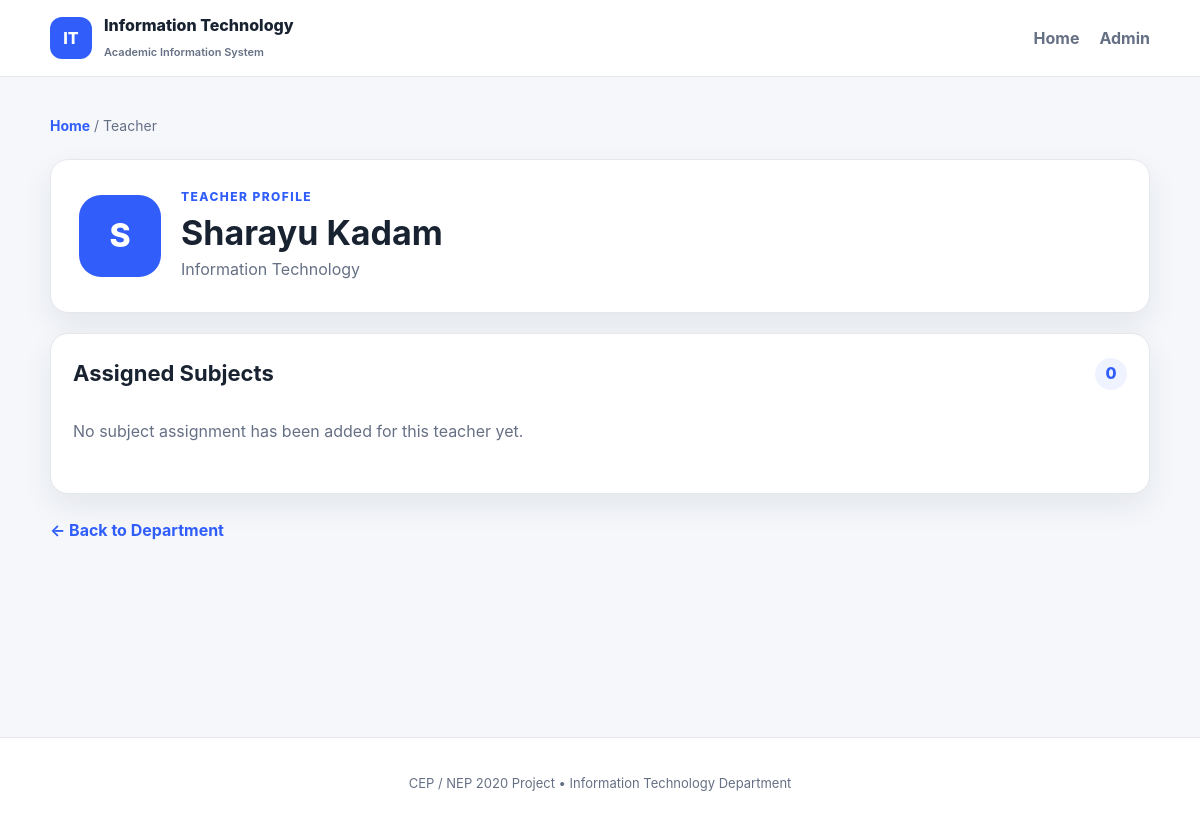
Screenshot of /teacher/1 with the database file from the repository.
### tables this page shows
CREATE TABLE teachers (
    id INTEGER PRIMARY KEY AUTOINCREMENT,
    name TEXT NOT NULL,
    department TEXT NOT NULL DEFAULT 'Information Technology',
    email TEXT DEFAULT '',
    phone TEXT DEFAULT ''
);

### app.py (the view)
@app.route("/teacher/<int:teacher_id>")
def teacher_detail(teacher_id):
    conn = get_db()
    teacher = conn.execute(
        "SELECT * FROM teachers WHERE id = ?", (teacher_id,)
    ).fetchone()
    if not teacher:
        conn.close()
        abort(404)
    subjects = conn.execute("""
        SELECT s.*, y.name AS year_name
        FROM subjects s
        JOIN teacher_subject ts ON ts.subject_id = s.id
        JOIN years y ON y.id = s.year_id
        WHERE ts.teacher_id = ?
        ORDER BY y.id, s.name
    """, (teacher_id,)).fetchall()
    conn.close()
    return render_template("teacher_detail.html", teacher=teacher, subjects=subjects)

### app.py (called while the page is built)
def get_db():
    conn = sqlite3.connect(DB_PATH)
    conn.row_factory = sqlite3.Row
    conn.execute("PRAGMA foreign_keys = ON")
    return conn

@app.context_processor
def inject_globals():
    return {"years": YEARS}

### templates/teacher_detail.html (shortened to what this page needs)
{% extends "base.html" %}
{% block content %}
<div class="breadcrumb"><a href="{{ url_for('index') }}">Home</a> / Teacher</div>
<section class="profile-card">
    <div class="big-avatar">{{ teacher.name[0] }}</div>
    <div>
        <p class="eyebrow">Teacher Profile</p>
        <h1>{{ teacher.name }}</h1>
        <p>{{ teacher.department }}</p>
    </div>
</section>
<section class="panel">
    <div class="panel-head">
        <div><h2>Assigned Subjects</h2></div>
        <span class="count">{{ subjects|length }}</span>
    </div>
    {% if subjects %}
    <div class="table-wrap">
        <table>
            <thead><tr><th>Subject</th><th>Type</th><th>Class</th></tr></thead>
            <tbody>
            {% for subject in subjects %}
                <tr>
                    <td><a href="{{ url_for('subject_detail', subject_id=subject.id) }}">{{ subject.name }}</a></td>
                    <td><span class="badge">{{ subject.subject_type }}</span></td>
                    <td>{{ subject.year_name }}</td>
                </tr>
            {% endfor %}
            </tbody>
        </table>
    </div>
    {% else %}
    <p class="empty">No subject assignment has been added for this teacher yet.</p>
    {% endif %}
</section>
<a class="back-link" href="{{ url_for('index') }}">← Back to Department</a>
{% endblock %}

### static/style.css (style rules this page uses)
:root { --bg:#f5f7fb; --surface:#ffffff; --text:#182230; --muted:#667085; --line:#e5e7eb; --primary:#315efb; --primary-dark:#2348c9; --soft:#eef3ff; --success:#e9f8ef; --danger:#b42318; --shadow:0 12px 30px rgba(24,34,48,.08); --radius:18px; }
* { box-sizing:border-box }
body { margin:0;background:var(--bg);color:var(--text);font-family:Inter,Segoe UI,Arial,sans-serif;line-height:1.55 }
a { color:inherit;text-decoration:none }
.eyebrow { text-transform:uppercase;letter-spacing:.12em;font-size:12px;font-weight:800;color:var(--primary);margin:0 0 8px }
h1 { font-size:clamp(30px,5vw,48px);line-height:1.1;margin:0 0 12px }
h2 { font-size:22px;margin:0 }
.breadcrumb { color:var(--muted);font-size:14px;margin-bottom:22px }
.breadcrumb a,.back-link { color:var(--primary);font-weight:700 }
.panel { background:var(--surface);border:1px solid var(--line);border-radius:var(--radius);padding:22px;box-shadow:var(--shadow);margin-bottom:20px }
.panel-head { display:flex;justify-content:space-between;align-items:center;margin-bottom:16px }
.panel-head>div { display:flex;align-items:center;gap:10px }
.count { min-width:32px;height:32px;padding:0 9px;border-radius:999px;background:var(--soft);color:var(--primary);display:grid;place-items:center;font-weight:800 }
.empty { color:var(--muted);padding:12px 0 }
.back-link { display:inline-block;margin-top:4px }
.profile-card,.detail-hero { background:var(--surface);border:1px solid var(--line);border-radius:var(--radius);padding:28px;display:flex;align-items:center;gap:20px;box-shadow:var(--shadow);margin-bottom:20px }
.big-avatar { width:82px;height:82px;border-radius:22px;background:var(--primary);color:white;display:grid;place-items:center;font-size:32px;font-weight:800 }
.profile-card h1,.detail-hero h1 { font-size:34px;margin:0 0 5px }
.profile-card p:not(.eyebrow),.detail-hero p:not(.eyebrow) { margin:3px 0;color:var(--muted) }

### rows the page displays
teachers: name "S", name "Sharayu Kadam", department "Information Technology"

### other values shown
{{ subjects|length }} "0"
